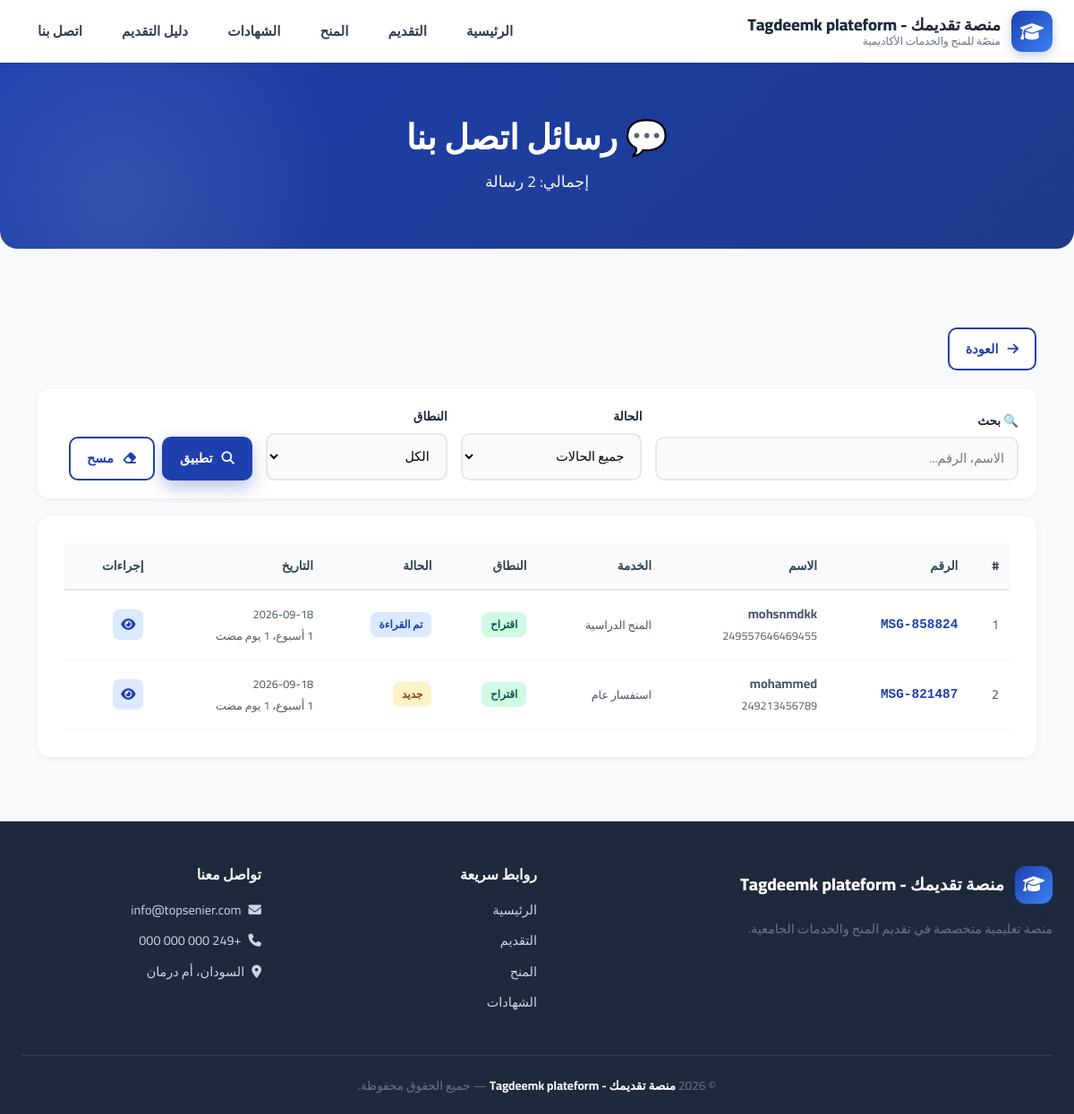
The app's page /panel/contact/ (signed in) with its own data.
### apps/config_app/models.py (models this page shows, shortened)
class SiteSettings(models.Model):
    site_name = models.CharField(
        max_length=100,
        default='توب سينير',
        verbose_name='اسم الموقع'
    )
    site_tagline = models.CharField(
        max_length=200,
        default='منصّتي للمنح والخدمات الأكاديمية',
        verbose_name='الشعار الفرعي'
    )
    hero_badge = models.CharField(
        max_length=200,
        default='🎓 منصة سودانية متكاملة للتعليم الجامعي',
        verbose_name='شعار Hero'
    )
    hero_title = models.CharField(
        max_length=300,
        default='بوابتك إلى الجامعات والمنح والتوثيق',
        verbose_name='عنوان Hero'
    )
    hero_description = models.TextField(
        default='نقدّم لك تجربة تعليمية متكاملة تجمع بين التقديم الإلكتروني، والمنح، وترتيب الرغبات، وتوثيق الشهادات.',
        verbose_name='وصف Hero'
    )
    hero_background = models.ImageField(
        upload_to='hero/%Y/%m/',
        blank=True,
        null=True,
        verbose_name='خلفية Hero',
        help_text='المقاس المثالي: 1920×1080 بكسل - حجم أقل من 1 ميجا'
    )
    hero_overlay_opacity = models.FloatField(
        default=0.6,
        verbose_name='شفافية الطبقة الداكنة',
        help_text='من 0 (بدون طبقة) إلى 1 (طبقة معتمة تماماً)'
    )
    hero_btn1_text = models.CharField(
        max_length=50,
        default='رتّب رغباتك',
        verbose_name='نص الزر الأول',
        blank=True,
    )
    hero_btn1_icon = models.CharField(
        max_length=50,
        default='fa-list-ol',
        verbose_name='أيقونة الزر الأول',
        blank=True,
        help_text='مثال: fa-list-ol',
    )
    hero_btn2_text = models.CharField(
        max_length=50,
        default='قدّم الآن',
        verbose_name='نص الزر الثاني',
        blank=True,
    )
    hero_btn2_icon = models.CharField(
        max_length=50,
        default='fa-paper-plane',
        verbose_name='أيقونة الزر الثاني',
        blank=True,
    )
    contact_phone = models.CharField(
        max_length=50,
        default='+249 000 000 000',
        verbose_name='رقم الهاتف'
    )
    contact_email = models.EmailField(
        default='info@topsenier.com',
        verbose_name='البريد الإلكتروني'
    )
    contact_address = models.CharField(
        max_length=200,
        default='السودان، أم درمان',
        verbose_name='العنوان'
    )
    whatsapp_number = models.CharField(
        max_length=50,
        default='+249000000000',
        verbose_name='رقم الواتساب'
    )
    facebook_url = models.URLField(
        blank=True,
        null=True,
        verbose_name='رابط فيسبوك'
    )
    linkedin_url = models.URLField(
        blank=True,
        null=True,
        verbose_name='رابط لينكدإن'
    )
    about_us = models.TextField(
        default='منصة سودانية متكاملة تهدف إلى تسهيل رحلة الطالب الأكاديمية من التقديم للجامعات حتى استخراج الشهادات.',
        verbose_name='من نحن',
    )
    facebook_page = models.URLField(
        blank=True, null=True,
        verbose_name='صفحة فيسبوك',
    )
    facebook_group = models.URLField(
        blank=True, null=True,
        verbose_name='مجموعة فيسبوك',
    )
    telegram_channel = models.URLField(
        blank=True, null=True,
        verbose_name='قناة تيليجرام',
    )
    telegram_group = models.URLField(
        blank=True, null=True,
        verbose_name='مجموعة تيليجرام',
    )
    instagram_url = models.URLField(
        blank=True, null=True,
        verbose_name='إنستغرام',
    )
    youtube_url = models.URLField(
        blank=True, null=True,
        verbose_name='يوتيوب',
    )
    tiktok_url = models.URLField(
        blank=True, null=True,
        verbose_name='تيك توك',
    )
    twitter_url = models.URLField(
        blank=True, null=True,
        verbose_name='X (تويتر)',
    )
    developer_name = models.CharField(
        max_length=100,
        default='',
        blank=True,
        verbose_name='اسم المطور',
    )
    developer_description = models.TextField(
        default='',
        blank=True,
        verbose_name='وصف المطور',
    )
    developer_email = models.EmailField(
        default='',
        blank=True,
        verbose_name='بريد المطور',
    )
    developer_whatsapp = models.CharField(
        max_length=50,
        default='',
        blank=True,
        verbose_name='واتساب المطور',
    )
    developer_github = models.URLField(
        default='',
        blank=True,
        verbose_name='GitHub المطور',
    )
    developer_website = models.URLField(
        default='',
        blank=True,
        verbose_name='موقع المطور',
    )
    is_active = models.BooleanField(
        default=True,
        verbose_name='نشط'
    )
    updated_at = models.DateTimeField(
        auto_now=True,
        verbose_name='آخر تحديث'
    )
    class Meta:
        verbose_name = 'إعدادات الموقع'
        verbose_name_plural = 'إعدادات الموقع'
    @classmethod
    def get_settings(cls):
        settings, created = cls.objects.get_or_create(pk=1)
        return settings

### apps/contact/models.py (models this page shows, shortened)
class ContactMessage(models.Model):
    SERVICE_CHOICES = [
        ('ranks', 'ترتيب الرغبات'),
        ('admission', 'التقديم الإلكتروني'),
        ('certificates', 'الشهادات والتوثيق'),
        ('scholarships', 'المنح الدراسية'),
        ('general', 'استفسار عام'),
    ]
    SCOPE_CHOICES = [
        ('inquiry', 'استفسار عن خدمة'),
        ('complaint', 'شكوى'),
        ('suggestion', 'اقتراح'),
    ]
    STATUS_CHOICES = [
        ('new', 'جديد'),
        ('read', 'تم القراءة'),
        ('replied', 'تم الرد'),
        ('archived', 'مؤرشف'),
    ]
    message_code = models.CharField(
        max_length=20,
        unique=True,
        verbose_name='رقم الرسالة',
    )
    full_name = models.CharField(
        max_length=200,
        verbose_name='الاسم الكامل',
    )
    phone_number = models.CharField(
        max_length=20,
        verbose_name='رقم الهاتف (واتساب)',
    )
    service_type = models.CharField(
        max_length=30,
        choices=SERVICE_CHOICES,
        verbose_name='نوع الخدمة',
    )
    scope = models.CharField(
        max_length=20,
        choices=SCOPE_CHOICES,
        default='inquiry',
        verbose_name='نطاق الاستفسار',
    )
    message = models.TextField(
        verbose_name='الرسالة',
    )
    status = models.CharField(
        max_length=20,
        choices=STATUS_CHOICES,
        default='new',
        verbose_name='الحالة',
    )
    admin_notes = models.TextField(
        blank=True,
        verbose_name='ملاحظات الإدارة',
    )
    submitted_at = models.DateTimeField(
        auto_now_add=True,
        verbose_name='تاريخ الإرسال',
    )
    class Meta:
        verbose_name = 'رسالة تواصل'
        verbose_name_plural = 'رسائل التواصل'
        ordering = ['-submitted_at']
    @property
    def service_display(self):
        return dict(self.SERVICE_CHOICES).get(self.service_type, self.service_type)

### apps/panel/views.py (the view)
# urls.py: path('contact/', views.contact_messages, name='contact'),
@section_access_required('contact')
def contact_messages(request):
    queryset = filter_contact_messages(request)
    from apps.contact.models import ContactMessage
    context = {
        'messages_list': queryset,
        'total': queryset.count(),
        'status_filter': request.GET.get('status', ''),
        'scope_filter': request.GET.get('scope', ''),
        'search': request.GET.get('q', ''),
        'services': ContactMessage.SERVICE_CHOICES,
        'page_title': 'رسائل اتصل بنا',
    }
    return render(request, 'panel/contact.html', context)

### templates/panel/contact.html (shortened to what this page needs)
{% extends 'base.html' %}
{% load static %}
{% block content %}
<link rel="stylesheet" href="{% static 'css/style.css' %}">
<link rel="stylesheet" href="{% static 'css/panel.css' %}">
<div class="page-hero">
    <h1>💬 رسائل اتصل بنا</h1>
    <p>إجمالي: {{ total }} رسالة</p>
</div>
<div class="container py-5">
    <div class="panel-toolbar">
        <a href="{% url 'panel:dashboard' %}" class="btn-outline btn-sm">
            <i class="fa-solid fa-arrow-right"></i> العودة
        </a>
    </div>
    <div class="filter-card">
        <form method="get">
            <div class="filter-row">
                <div class="filter-item">
                    <label>🔍 بحث</label>
                    <input type="text" name="q" value="{{ search }}"
                           placeholder="الاسم، الرقم...">
                </div>
                <div class="filter-item">
                    <label>الحالة</label>
                    <select name="status">
                        <option value="">جميع الحالات</option>
                    </select>
                </div>
                <div class="filter-item">
                    <label>النطاق</label>
                    <select name="scope">
                        <option value="">الكل</option>
                    </select>
                </div>
                <div class="filter-actions">
                    <button type="submit" class="btn-primary btn-sm">
                        <i class="fa-solid fa-search"></i> تطبيق
                    </button>
                    <a href="{% url 'panel:contact' %}" class="btn-outline btn-sm">
                        <i class="fa-solid fa-eraser"></i> مسح
                    </a>
                </div>
            </div>
        </form>
    </div>
    <div class="info-card">
        {% if messages_list %}
        <div class="table-responsive">
            <table class="data-table">
                <thead>
                    <tr>
                        <th>#</th>
                        <th>الرقم</th>
                        <th>الاسم</th>
                        <th>الخدمة</th>
                        <th>النطاق</th>
                        <th>الحالة</th>
                        <th>التاريخ</th>
                        <th>إجراءات</th>
                    </tr>
                </thead>
                <tbody>
                    {% for msg in messages_list %}
                    <tr>
                        <td>{{ forloop.counter }}</td>
                        <td>
                            <a href="{% url 'panel:contact_detail' msg.pk %}" class="code-link">
                                {{ msg.message_code }}
                            </a>
                        </td>
                        <td>
                            <strong>{{ msg.full_name }}</strong>
                            <br>
                            <small class="text-muted">{{ msg.phone_number }}</small>
                        </td>
                        <td>
                            <small>{{ msg.service_display }}</small>
                        </td>
                        <td>
                            {% if msg.scope == 'complaint' %}
                                <span class="status-badge status-rejected">شكوى</span>
                            {% elif msg.scope == 'suggestion' %}
                                <span class="status-badge status-accepted">اقتراح</span>
                            {% else %}
                                <span class="status-badge status-reviewed">استفسار</span>
                            {% endif %}
                        </td>
                        <td>
                            <span class="status-badge status-{{ msg.status }}">
                                {{ msg.get_status_display }}
                            </span>
                        </td>
                        <td>
                            <small>{{ msg.submitted_at|date:"Y-m-d" }}</small>
                            <br>
                            <small class="text-muted">{{ msg.submitted_at|timesince }} مضت</small>
                        </td>
                        <td>
                            <a href="{% url 'panel:contact_detail' msg.pk %}"
                               class="action-btn btn-view" title="عرض">
                                <i class="fa-solid fa-eye"></i>
                            </a>
                        </td>
                    </tr>
                    {% endfor %}
                </tbody>
            </table>
        </div>
        {% else %}
        <div class="empty-state">
            <i class="fa-solid fa-inbox"></i>
            <h3>لا توجد رسائل</h3>
        </div>
        {% endif %}
    </div>
</div>
{% endblock %}

### templates/partials/header.html (shortened to what this page needs)
<header class="header">
    <div class="header-container">
        <div class="logo" onclick="window.location.href='{% url 'home:index' %}'">
            <div class="logo-icon"><i class="fa-solid fa-graduation-cap"></i></div>
            <div class="logo-text">
                <span class="brand">{{ SITE_NAME }}</span>
                <span class="tagline">{{ SITE_TAGLINE }}</span>
            </div>
        </div>
        <nav class="nav-menu" id="navMenu">
            <a class="nav-link {% if request.resolver_match.app_name == 'home' %}active{% endif %}"
               href="{% url 'home:index' %}">الرئيسية</a>
            <a class="nav-link {% if request.resolver_match.app_name == 'admission' %}active{% endif %}"
               href="{% url 'admission:index' %}">التقديم</a>
            <a class="nav-link {% if request.resolver_match.app_name == 'scholarships' %}active{% endif %}"
               href="{% url 'scholarships:index' %}">المنح</a>
            <a class="nav-link {% if request.resolver_match.app_name == 'certificates' %}active{% endif %}"
               href="{% url 'certificates:index' %}">الشهادات</a>
            <a class="nav-link {% if request.resolver_match.app_name == 'guide' %}active{% endif %}"
               href="{% url 'guide:index' %}">دليل التقديم</a>
            <a class="nav-link {% if request.resolver_match.app_name == 'contact' %}active{% endif %}"
               href="{% url 'contact:index' %}">اتصل بنا</a>
        </nav>
    </div>
</header>

### templates/partials/footer.html
<footer class="footer">
    <div class="footer-grid">
        <div class="footer-about">
            <div class="footer-brand">
                <div class="logo-icon"><i class="fa-solid fa-graduation-cap"></i></div>
                <span class="brand">{{ SITE_NAME }}</span>
            </div>
            <p>منصة تعليمية متخصصة في تقديم المنح والخدمات الجامعية.</p>
        </div>
        <div class="footer-col">
            <h4>روابط سريعة</h4>
            <ul>
                <li><a href="{% url 'home:index' %}">الرئيسية</a></li>
                <li><a href="{% url 'admission:index' %}">التقديم</a></li>
                <li><a href="{% url 'scholarships:index' %}">المنح</a></li>
                <li><a href="{% url 'certificates:index' %}">الشهادات</a></li>
            </ul>
        </div>
        <div class="footer-col">
            <h4>تواصل معنا</h4>
            <ul>
                <li><a><i class="fa-solid fa-envelope"></i> {{ SITE_EMAIL }}</a></li>
                <li><a><i class="fa-solid fa-phone"></i> {{ SITE_PHONE }}</a></li>
                <li><a><i class="fa-solid fa-location-dot"></i> {{ SITE_ADDRESS }}</a></li>
            </ul>
        </div>
    </div>
    <div class="footer-bottom">
        © 2026 <strong>{{ SITE_NAME }}</strong> — جميع الحقوق محفوظة.
    </div>
</footer>

### records on screen
SiteSettings: site_name "منصة تقديمك - Tagdeemk plateform", site_tagline "منصّة للمنح والخدمات الأكاديمية", contact_email "info@topsenier.com", contact_phone "+249 000 000 000", contact_address "السودان، أم درمان"
ContactMessage: message_code "MSG-858824", full_name "mohsnmdkk", phone_number "249557646469455", service_display "المنح الدراسية", scope "اقتراح", status "تم القراءة", submitted_at "2026-09-18", submitted_at "1 أسبوع، 1 يوم"
ContactMessage: message_code "MSG-821487", full_name "mohammed", phone_number "249213456789", service_display "استفسار عام", scope "اقتراح", status "جديد", submitted_at "2026-09-18", submitted_at "1 أسبوع، 1 يوم"
